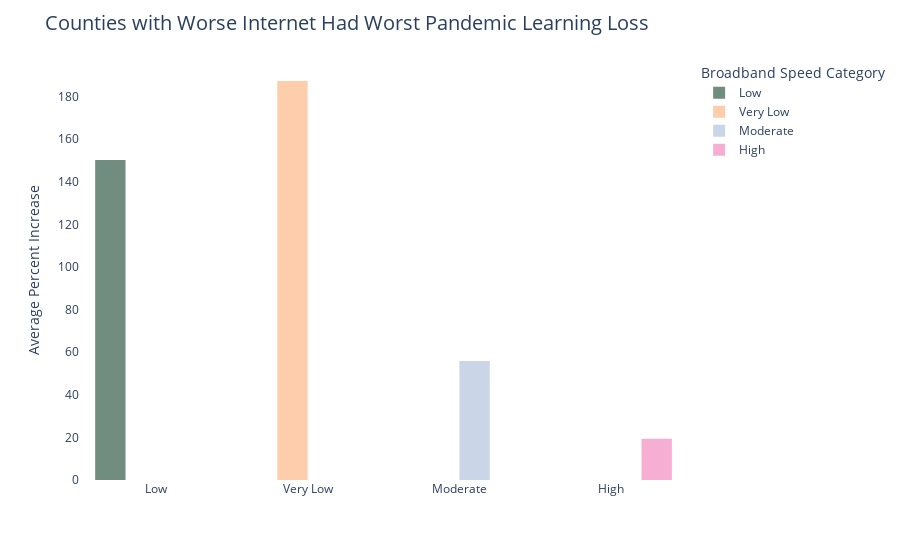

Notebook code cell kept with this figure:
### Code cell
fig = px.histogram(joined , x = 'Broadband Speed Category', y = 'Below Basic Change', color = 'Broadband Speed Category', 
                   barmode = 'group',
                  color_discrete_sequence=['#708D80','#FDCDAC', '#CBD5E8', '#F6AFD3'])

fig.update_layout(
    title= "Counties with Worse Internet Had Worst Pandemic Learning Loss",
    title_font_size = 20,
    paper_bgcolor ='white',
    plot_bgcolor = 'white')
        
fig.update_xaxes(title = '',
                tickmode = 'array',
                tickangle = 0,
                tickwidth = 0,
                ticktext = ['Below Basic Increase', 'Basic Increase', 
                           'Proficient Decline', 'Advanced Decline'],
                 
                )

fig.update_yaxes(
                title = 'Average Percent Increase'
                )
fig.show()

### Figure 1 — Plotly figure (JSON) as saved in the notebook; plotly's stock layout.template omitted (floating-point values rounded to 4 significant figures)
{"data": [{"alignmentgroup": "True", "bingroup": "x", "histfunc": "sum", "hovertemplate": "Broadband Speed Category=%{x}<br>sum of Below Basic Change=%{y}<extra></extra>", "legendgroup": "Low", "marker": {"color": "#708D80", "pattern": {"shape": ""}}, "name": "Low", "offsetgroup": "Low", "orientation": "v", "showlegend": true, "type": "histogram", "x": ["Low", "Low", "Low", "Low", "Low", "Low", "Low", "Low", "Low", "Low", "Low", "Low", "Low", "Low", "Low", "Low", "Low", "Low", "Low", "Low", "Low", "Low", "Low", "Low"], "xaxis": "x", "y": [5.8, 6.2, 7.3, 2.4, 7.6, 10.5, 3, 8.1, 8, 8.1, 5.75, 5.7, 6.75, 4.85, 7.45, 4.2, 5, 12.05, 8.0, 4, 5.1, 5.75, 4.15, 4.5], "yaxis": "y"}, {"alignmentgroup": "True", "bingroup": "x", "histfunc": "sum", "hovertemplate": "Broadband Speed Category=%{x}<br>sum of Below Basic Change=%{y}<extra></extra>", "legendgroup": "Very Low", "marker": {"color": "#FDCDAC", "pattern": {"shape": ""}}, "name": "Very Low", "offsetgroup": "Very Low", "orientation": "v", "showlegend": true, "type": "histogram", "x": ["Very Low", "Very Low", "Very Low", "Very Low", "Very Low", "Very Low", "Very Low", "Very Low", "Very Low", "Very Low", "Very Low", "Very Low", "Very Low", "Very Low", "Very Low", "Very Low", "Very Low", "Very Low", "Very Low", "Very Low", "Very Low", "Very Low", "Very Low", "Very Low", "Very Low", "Very Low", "Very Low", "Very Low", "Very Low", "Very Low", "Very Low"], "xaxis": "x", "y": [1.65, 3.55, 7.55, 7.85, 2.95, 6, 4.75, 3, 9.2, 6.7, 9.2, 6, 3.65, 7.1, 5.25, 4.1, 8.1, 13.65, 8.15, 8.7, 4.55, 0.7, 6.75, 6.05, 8.1, 8.15, 6.3, 2.55, 6.3, 1.9, 8.9], "yaxis": "y"}, {"alignmentgroup": "True", "bingroup": "x", "histfunc": "sum", "hovertemplate": "Broadband Speed Category=%{x}<br>sum of Below Basic Change=%{y}<extra></extra>", "legendgroup": "Moderate", "marker": {"color": "#CBD5E8", "pattern": {"shape": ""}}, "name": "Moderate", "offsetgroup": "Moderate", "orientation": "v", "showlegend": true, "type": "histogram", "x": ["Moderate", "Moderate", "Moderate", "Moderate", "Moderate", "Moderate", "Moderate", "Moderate"], "xaxis": "x", "y": [7.6, 3.65, 12.6, 8.4, 6.5, 7.75, 5.95, 3.4], "yaxis": "y"}, {"alignmentgroup": "True", "bingroup": "x", "histfunc": "sum", "hovertemplate": "Broadband Speed Category=%{x}<br>sum of Below Basic Change=%{y}<extra></extra>", "legendgroup": "High", "marker": {"color": "#F6AFD3", "pattern": {"shape": ""}}, "name": "High", "offsetgroup": "High", "orientation": "v", "showlegend": true, "type": "histogram", "x": ["High", "High", "High", "High"], "xaxis": "x", "y": [2.95, 4.2, 7.25, 4.95], "yaxis": "y"}], "layout": {"barmode": "group", "legend": {"title": {"text": "Broadband Speed Category"}, "tracegroupgap": 0}, "margin": {"t": 60}, "paper_bgcolor": "white", "plot_bgcolor": "white", "title": {"font": {"size": 20}, "text": "Counties with Worse Internet Had Worst Pandemic Learning Loss"}, "xaxis": {"anchor": "y", "categoryarray": ["Low", "Very Low", "Moderate", "High"], "categoryorder": "array", "domain": [0, 1], "tickangle": 0, "tickmode": "array", "ticktext": ["Below Basic Increase", "Basic Increase", "Proficient Decline", "Advanced Decline"], "tickwidth": 0, "title": {"text": ""}}, "yaxis": {"anchor": "x", "domain": [0, 1], "title": {"text": "Average Percent Increase"}}}}
